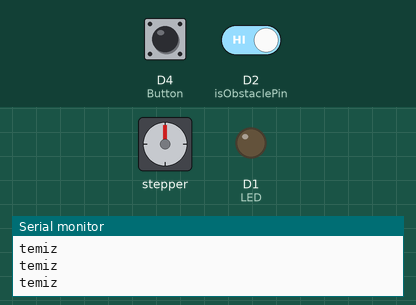
Bench run of a sketch on a simulated ESP8266 (NodeMCU). Parts: stepper motor, output pins drawn as LEDs (lit = HIGH), the last lines printed to the serial monitor. Dashed ring = blinking. The test bench sets the inputs (shaded band); at power-on: D2 (isObstaclePin) HIGH, D4 (Button) HIGH. Stepper angles assume 2048 steps per turn.

Above: at 1.2 s.
1.3 s: D2 (isObstaclePin) driven LOW
At 1.76 s:
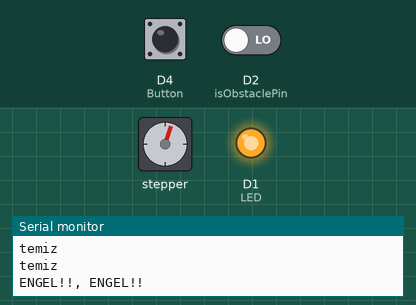
4.3 s: D4 (Button) pulled LOW for 1 s
At 4.77 s:
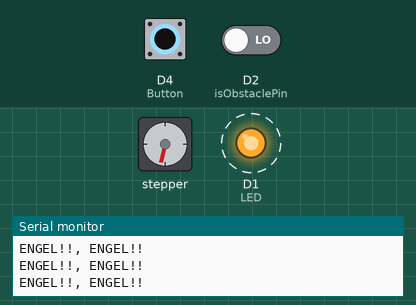
7.3 s: D4 (Button) pulled LOW for 3.2 s
At 8.02 s:
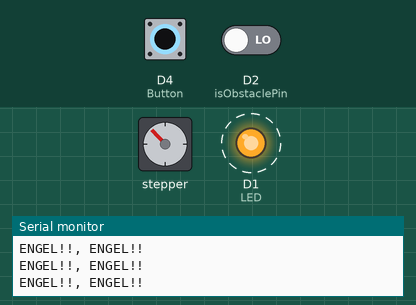
12.0 s: D4 (Button) pulled LOW for 0.15 s
At 12.49 s:
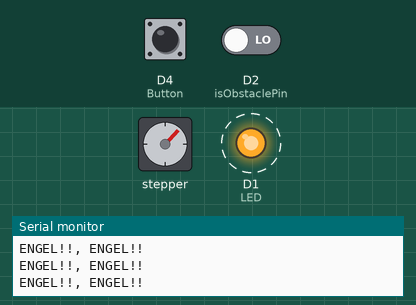
15.0 s: D2 (isObstaclePin) driven HIGH
At 15.4 s:
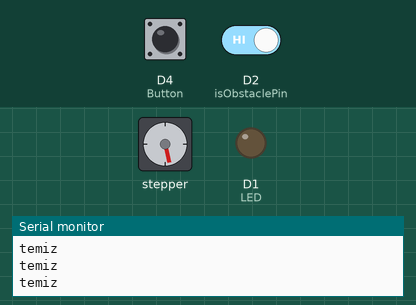
16.6 s: D4 (Button) pulled LOW for 0.15 s
At 18.1 s:
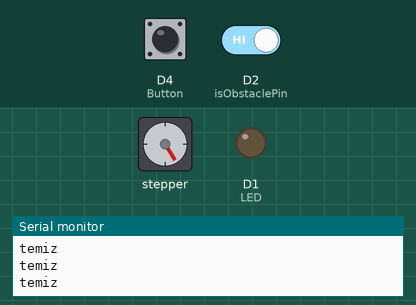
Timing chart, 0 to 19.4 s (numbered marks = the images above; inputs shaded):
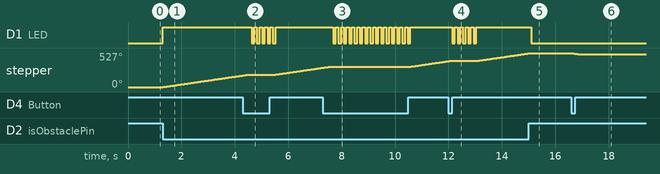

The sketch:

motor_led_sensor.ino
```cpp
//Mustafa Taha Küyük - Proje Motor Sensör

#include <Stepper.h>

int LED = D1;              // D1 pinindeki LED
int isObstaclePin = D2;    // Engel sensörü pin
int isObstacle = HIGH;     // YÜKSEK DEĞER ENGEL YOK DEMEKTİR
int Button = D4;           // Buton Pin
const int stepMotorPin1 = D5; // Adım motoru kontrol pini 1 için GPIO8'i kullan
const int stepMotorPin2 = D6; // Adım motoru kontrol pini 2 için GPIO10'u kullan
const int stepMotorPin3 = D7; // Adım motoru kontrol pini 3 için GPIO9'u kullan
const int stepMotorPin4 = D8; // Adım motoru kontrol pini 4 için GPIO11'i kullan

const int stepsPerRevolution = 2048; // Adım motoru için bir devirdeki adım sayısı
Stepper myStepper(stepsPerRevolution, stepMotorPin2, stepMotorPin4, stepMotorPin1, stepMotorPin3);

volatile int encoderPos = 0;
volatile int encoderLastPos = 0;

void setup() {
  pinMode(LED, OUTPUT);
  pinMode(Button, INPUT_PULLUP); // Dahili Pull-up direnç kullanarak butonu bağlayın
  pinMode(isObstaclePin, INPUT);
  Serial.begin(9600);
}

void loop() {
  kizilotesi();
  motor();
}

void kizilotesi() {
  isObstacle = digitalRead(isObstaclePin);
  if (isObstacle == LOW) {
    Serial.println("ENGEL!!, ENGEL!!");
  } else {
    Serial.println("temiz");
  }
}

void motor() {
  int sensorValue = digitalRead(isObstaclePin); // Sensör değerini oku
  int buttonState = digitalRead(Button); // Buton durumunu oku

  if (sensorValue == LOW && buttonState == LOW) { // Eğer sensör değeri LOW ve buton basılıysa (hem sensör hem de buton aktifse)
    // LED'i hızlıca yanıp söndür
    for (int i = 0; i < 5; i++) {
      digitalWrite(LED, HIGH);
      delay(100);
      digitalWrite(LED, LOW);
      delay(100);
    }
    return; // Fonksiyonu burada sonlandır
  }

  if (sensorValue == LOW) { // Eğer sensör değeri LOW ise (engel algılandıysa)
    digitalWrite(LED, HIGH); // Ledi kapat
    myStepper.setSpeed(10); // Motor hızını 5 RPM olarak ayarla (isterseniz farklı bir hız verebilirsiniz)
    myStepper.step(100); // 100 adım ileriye hareket ettir (isterseniz farklı adet adım verebilirsiniz)
  }
  else if (buttonState == LOW){ // Eğer butona basılmışsa (hem sensör hem de buton aktifse)
    digitalWrite(LED, LOW); // Ledi yak
    myStepper.setSpeed(10); // Motor hızını 5 RPM olarak ayarla (isterseniz farklı bir hız verebilirsiniz)
    myStepper.step(-100); // 100 adım geriye hareket ettir (isterseniz farklı adet adım verebilirsiniz)
  }
  else{
    digitalWrite(LED, LOW);
  }
}
```

Measured:
- after the input at 1.3 s, D1 (LED): LOW → HIGH at once; stepper: keeps turning clockwise at about 60°/s, starting at once
- after the input at 4.3 s, D1 (LED): alternates HIGH for 0.10 s and LOW for 0.10 s, 10 changes in all, then stays HIGH, starting after 0.33 s
- after the input at 7.3 s, D1 (LED): alternates HIGH for 0.10 s and LOW for 0.10 s, 30 changes in all, then stays HIGH, starting after 0.38 s
- after the input at 12.0 s, D1 (LED): alternates HIGH for 0.10 s and LOW for 0.10 s, 10 changes in all, then stays HIGH, starting after 0.14 s
- after the input at 15.0 s, D1 (LED): HIGH → LOW after 0.10 s; stepper: goes on until 15.1 s, then stays 527°
- after the input at 16.6 s, stepper: turns 18° counter-clockwise in 0.28 s, starting at once
